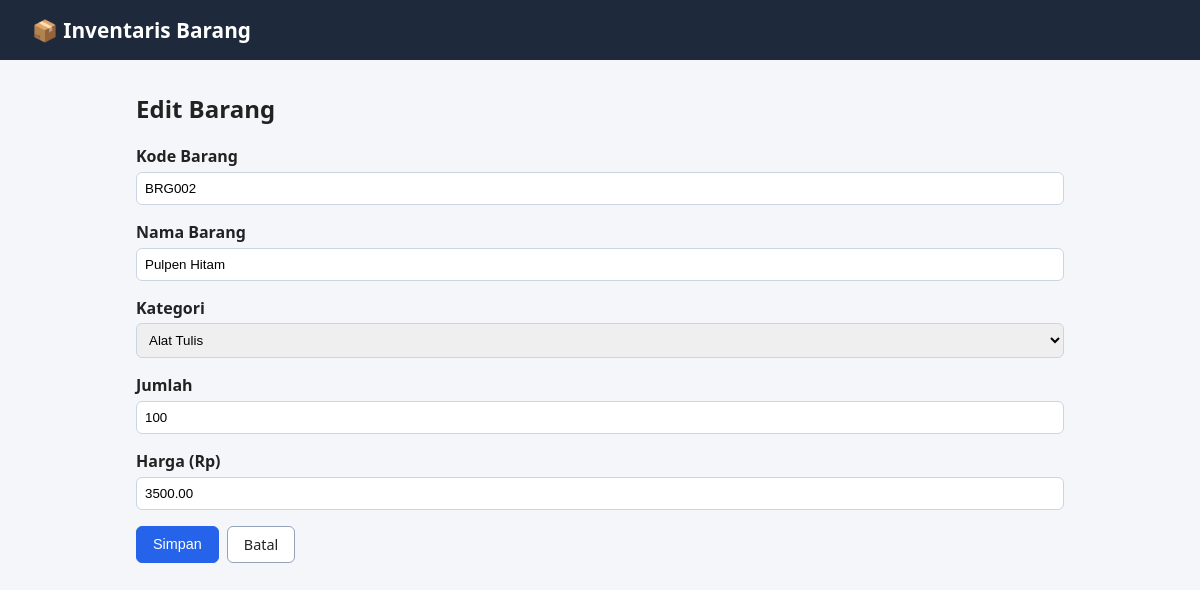
Page /edit.php?id=2 on the committed database.
### tables this page shows
CREATE TABLE barang (
  id INT UNSIGNED AUTO_INCREMENT PRIMARY KEY,
  kode_barang VARCHAR(20) NOT NULL UNIQUE,
  nama_barang VARCHAR(100) NOT NULL,
  kategori_id INT UNSIGNED NOT NULL,
  jumlah INT UNSIGNED NOT NULL DEFAULT 0,
  harga DECIMAL(12,2) NOT NULL DEFAULT 0,
  created_at TIMESTAMP DEFAULT CURRENT_TIMESTAMP,
  CONSTRAINT fk_barang_kategori FOREIGN KEY (kategori_id)
    REFERENCES kategori(id) ON UPDATE CASCADE ON DELETE RESTRICT
);

CREATE TABLE kategori (
  id INT UNSIGNED AUTO_INCREMENT PRIMARY KEY,
  nama_kategori VARCHAR(50) NOT NULL UNIQUE
);

### functions.php (called while the page is built, shortened)
<?php
function e($v): string { return htmlspecialchars((string)$v, ENT_QUOTES, 'UTF-8'); }

### _form.php (the view, shortened to what this page needs)
<form method="post" novalidate>
  <label>Kode Barang
    <input type="text" name="kode_barang" maxlength="20" value="<?= e($data['kode_barang']) ?>">
  </label>
  <label>Nama Barang
    <input type="text" name="nama_barang" maxlength="100" value="<?= e($data['nama_barang']) ?>">
  </label>
  <label>Kategori
    <select name="kategori_id">
      <?php foreach ($kategori as $k): ?>
        <option value="<?= e($k['id']) ?>" <?= (string)$data['kategori_id'] === (string)$k['id'] ? 'selected' : '' ?>>
          <?= e($k['nama_kategori']) ?>
        </option>
      <?php endforeach; ?>
    </select>
  </label>
  <label>Jumlah
    <input type="number" name="jumlah" min="0" value="<?= e($data['jumlah']) ?>">
  </label>
  <label>Harga (Rp)
    <input type="number" name="harga" min="0" step="0.01" value="<?= e($data['harga']) ?>">
  </label>
  <div class="actions">
    <button type="submit" class="btn primary">Simpan</button>
    <a href="index.php" class="btn">Batal</a>
  </div>
</form>

### style.css (style rules this page uses)
* { box-sizing:border-box }
body { font-family:system-ui,sans-serif;margin:0;background:#f4f6f9;color:#222 }
input,select { padding:.5rem;border:1px solid #cbd5e1;border-radius:6px;width:100% }
.btn { display:inline-block;padding:.5rem 1rem;border:1px solid #94a3b8;border-radius:6px;background:#fff;color:#222;text-decoration:none;cursor:pointer;font-size:.9rem }
.btn.primary { background:#2563eb;color:#fff;border-color:#2563eb }
form label { display:block;margin-bottom:1rem;font-weight:600 }
form label input,form label select { margin-top:.3rem;font-weight:400 }
.actions { display:flex;gap:.5rem }

### rows in the picture
barang: kode_barang "BRG002", nama_barang "Pulpen Hitam", kategori_id "Alat Tulis", jumlah "100", harga "3500.00"
